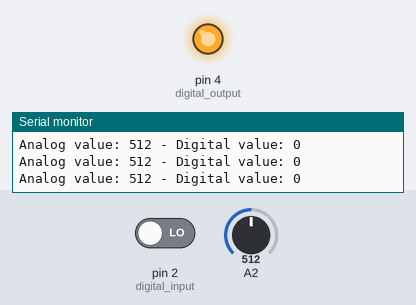
Recording of a sketch running on a simulated Arduino Uno, built with avr-gcc and run on an emulated ATmega328P. On the bench: output pins drawn as LEDs (lit = HIGH), the last lines printed to the serial monitor. Inputs (shaded band) come from the test bench; at power-on: pin 2 (digital_input) LOW, A2 = 512.

Above: at 1.2 s.
1.3 s: pin 2 (digital_input) driven HIGH
At 2.3 s:
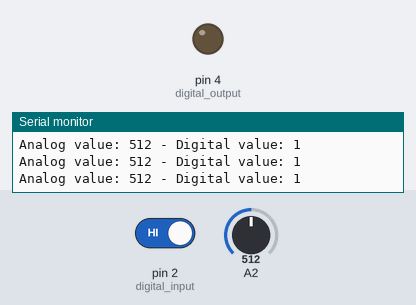
2.8 s: pin 2 (digital_input) driven LOW
At 3.7 s:
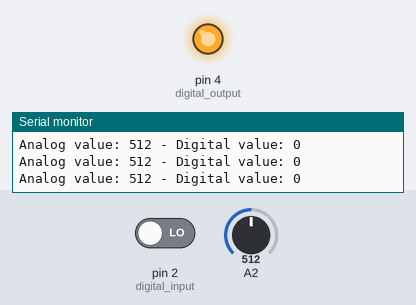
Timing chart, 0 to 5.8 s (numbered marks = the images above; inputs shaded):
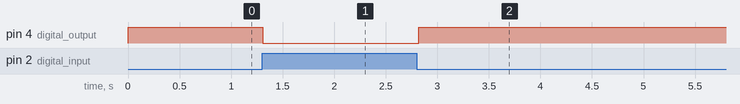

The sketch:

ldr_relay.ino
```cpp
/*
  LDR Program for:

  - LDR (Light Dependent Resistor)
  - 5V Relay Module

  Developed by Anderson Muniz Calhabeu
*/

#define digital_input 2                                     // Defines a constant named "digital_input" and assigns it the value 2

#define digital_output 4                                    // Defines a constant named "digital_output" and assigns it the value 4

void setup() {

  pinMode(digital_input, INPUT);                            // Sets the "digital_input" pin as input - Used for the digital output of the LDR module

  pinMode(digital_output, OUTPUT);                          // Sets the "digital_output" pin as output - Used to control the relay

  Serial.begin(9600);                                       // Starts serial communication at 9600 bps

}

void loop() {

  Serial.print("Analog value: ");                           // Sends the message "Analog value: " to the serial monitor
  Serial.print(analogRead(A2));                             // Sends the value read from analog pin A2 to the serial monitor
  Serial.print(" - Digital value: ");                       // Sends the message " - Digital value: " to the serial monitor
  Serial.println(digitalRead(digital_input));               // Sends the digital value read from the LDR module to the serial monitor

  if (digitalRead(digital_input) == 1) {                    // If "digital_input" is equal to 1...
    digitalWrite(digital_output, LOW);                      // Sets "digital_output" to LOW and activates the relay
  }
  else {                                                    // Otherwise...
    digitalWrite(digital_output, HIGH);                     // Sets "digital_output" to HIGH and deactivates the relay
  }

  delay(100);                                               // Pauses the program for 100 milliseconds
}
```

Measured:
- after the input at 1.3 s, pin 4 (digital_output): HIGH → LOW at once
- after the input at 2.8 s, pin 4 (digital_output): LOW → HIGH at once
